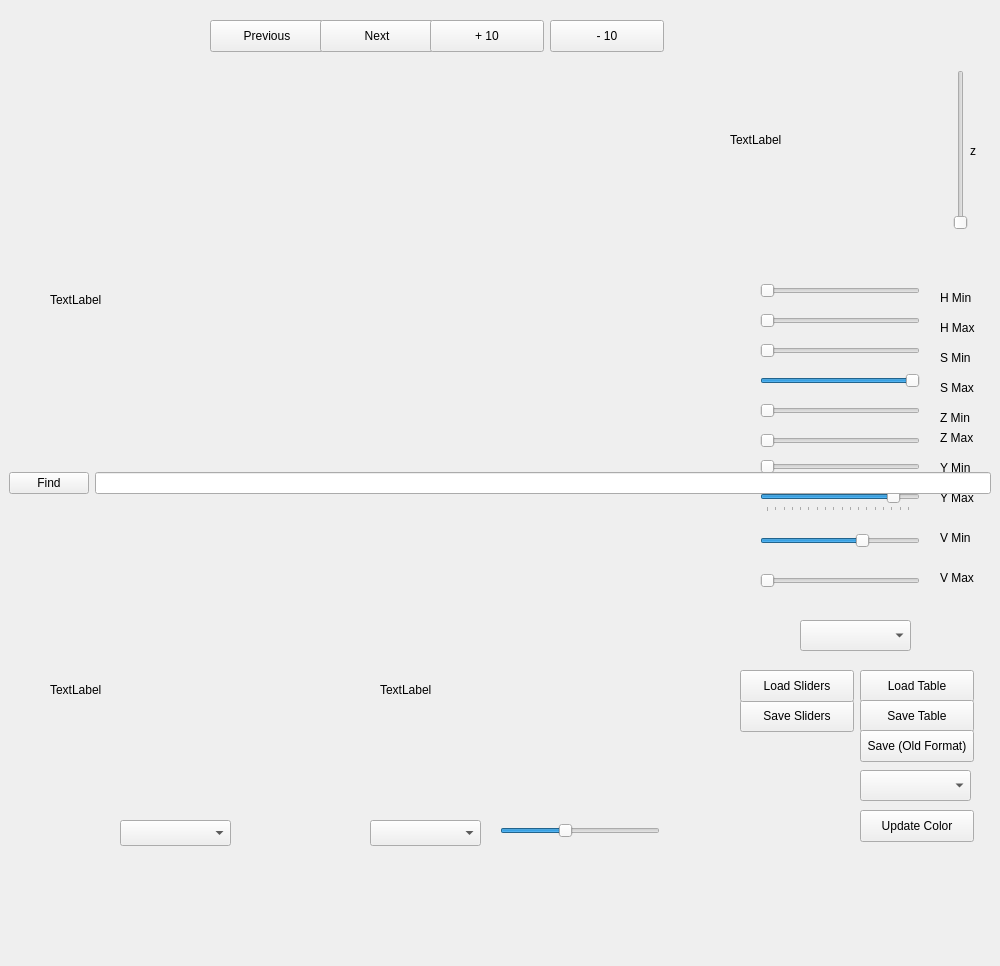
<?xml version="1.0" encoding="UTF-8"?>
<ui version="4.0">
 <class>ColorCreator</class>
 <widget class="QMainWindow" name="ColorCreator">
  <property name="geometry">
   <rect>
    <x>0</x>
    <y>0</y>
    <width>1000</width>
    <height>966</height>
   </rect>
  </property>
  <property name="minimumSize">
   <size>
    <width>1000</width>
    <height>900</height>
   </size>
  </property>
  <property name="baseSize">
   <size>
    <width>0</width>
    <height>0</height>
   </size>
  </property>
  <property name="windowTitle">
   <string>MainWindow</string>
  </property>
  <widget class="QPushButton" name="previousButton">
   <property name="geometry">
    <rect>
     <x>210</x>
     <y>20</y>
     <width>114</width>
     <height>32</height>
    </rect>
   </property>
   <property name="text">
    <string>Previous</string>
   </property>
  </widget>
  <widget class="QPushButton" name="nextButton">
   <property name="geometry">
    <rect>
     <x>320</x>
     <y>20</y>
     <width>114</width>
     <height>32</height>
    </rect>
   </property>
   <property name="text">
    <string>Next</string>
   </property>
  </widget>
  <widget class="QLabel" name="colorWheel">
   <property name="geometry">
    <rect>
     <x>730</x>
     <y>40</y>
     <width>200</width>
     <height>200</height>
    </rect>
   </property>
   <property name="text">
    <string>TextLabel</string>
   </property>
  </widget>
  <widget class="QSlider" name="hMin">
   <property name="geometry">
    <rect>
     <x>760</x>
     <y>280</y>
     <width>160</width>
     <height>22</height>
    </rect>
   </property>
   <property name="maximum">
    <number>100</number>
   </property>
   <property name="orientation">
    <enum>Qt::Horizontal</enum>
   </property>
  </widget>
  <widget class="QSlider" name="hMax">
   <property name="geometry">
    <rect>
     <x>760</x>
     <y>310</y>
     <width>160</width>
     <height>22</height>
    </rect>
   </property>
   <property name="maximum">
    <number>100</number>
   </property>
   <property name="orientation">
    <enum>Qt::Horizontal</enum>
   </property>
  </widget>
  <widget class="QSlider" name="sMin">
   <property name="geometry">
    <rect>
     <x>760</x>
     <y>340</y>
     <width>160</width>
     <height>22</height>
    </rect>
   </property>
   <property name="maximum">
    <number>100</number>
   </property>
   <property name="orientation">
    <enum>Qt::Horizontal</enum>
   </property>
  </widget>
  <widget class="QSlider" name="sMax">
   <property name="geometry">
    <rect>
     <x>760</x>
     <y>370</y>
     <width>160</width>
     <height>22</height>
    </rect>
   </property>
   <property name="maximum">
    <number>100</number>
   </property>
   <property name="value">
    <number>100</number>
   </property>
   <property name="orientation">
    <enum>Qt::Horizontal</enum>
   </property>
  </widget>
  <widget class="QSlider" name="yMin">
   <property name="geometry">
    <rect>
     <x>760</x>
     <y>460</y>
     <width>160</width>
     <height>22</height>
    </rect>
   </property>
   <property name="minimum">
    <number>20</number>
   </property>
   <property name="maximum">
    <number>150</number>
   </property>
   <property name="singleStep">
    <number>2</number>
   </property>
   <property name="orientation">
    <enum>Qt::Horizontal</enum>
   </property>
   <property name="tickPosition">
    <enum>QSlider::TicksBelow</enum>
   </property>
   <property name="tickInterval">
    <number>10</number>
   </property>
  </widget>
  <widget class="QSlider" name="yMax">
   <property name="geometry">
    <rect>
     <x>760</x>
     <y>490</y>
     <width>160</width>
     <height>22</height>
    </rect>
   </property>
   <property name="minimum">
    <number>80</number>
   </property>
   <property name="maximum">
    <number>255</number>
   </property>
   <property name="singleStep">
    <number>3</number>
   </property>
   <property name="value">
    <number>232</number>
   </property>
   <property name="orientation">
    <enum>Qt::Horizontal</enum>
   </property>
   <property name="tickPosition">
    <enum>QSlider::TicksBelow</enum>
   </property>
   <property name="tickInterval">
    <number>10</number>
   </property>
  </widget>
  <widget class="QSlider" name="zSlice">
   <property name="geometry">
    <rect>
     <x>950</x>
     <y>70</y>
     <width>22</width>
     <height>160</height>
    </rect>
   </property>
   <property name="orientation">
    <enum>Qt::Vertical</enum>
   </property>
  </widget>
  <widget class="QComboBox" name="colorSelect">
   <property name="geometry">
    <rect>
     <x>800</x>
     <y>620</y>
     <width>111</width>
     <height>31</height>
    </rect>
   </property>
  </widget>
  <widget class="QLabel" name="thresh">
   <property name="geometry">
    <rect>
     <x>50</x>
     <y>60</y>
     <width>640</width>
     <height>480</height>
    </rect>
   </property>
   <property name="text">
    <string>TextLabel</string>
   </property>
  </widget>
  <widget class="QComboBox" name="viewChoice">
   <property name="geometry">
    <rect>
     <x>120</x>
     <y>820</y>
     <width>111</width>
     <height>26</height>
    </rect>
   </property>
  </widget>
  <widget class="QLabel" name="label_2">
   <property name="geometry">
    <rect>
     <x>940</x>
     <y>290</y>
     <width>62</width>
     <height>16</height>
    </rect>
   </property>
   <property name="text">
    <string>H Min</string>
   </property>
  </widget>
  <widget class="QLabel" name="label_3">
   <property name="geometry">
    <rect>
     <x>940</x>
     <y>320</y>
     <width>62</width>
     <height>16</height>
    </rect>
   </property>
   <property name="text">
    <string>H Max</string>
   </property>
  </widget>
  <widget class="QLabel" name="label_4">
   <property name="geometry">
    <rect>
     <x>940</x>
     <y>350</y>
     <width>62</width>
     <height>16</height>
    </rect>
   </property>
   <property name="text">
    <string>S Min</string>
   </property>
  </widget>
  <widget class="QLabel" name="label_5">
   <property name="geometry">
    <rect>
     <x>940</x>
     <y>380</y>
     <width>62</width>
     <height>16</height>
    </rect>
   </property>
   <property name="text">
    <string>S Max</string>
   </property>
  </widget>
  <widget class="QLabel" name="label_6">
   <property name="geometry">
    <rect>
     <x>940</x>
     <y>460</y>
     <width>62</width>
     <height>16</height>
    </rect>
   </property>
   <property name="text">
    <string>Y Min</string>
   </property>
  </widget>
  <widget class="QLabel" name="label_7">
   <property name="geometry">
    <rect>
     <x>940</x>
     <y>490</y>
     <width>62</width>
     <height>16</height>
    </rect>
   </property>
   <property name="text">
    <string>Y Max</string>
   </property>
  </widget>
  <widget class="QLabel" name="label_8">
   <property name="geometry">
    <rect>
     <x>970</x>
     <y>110</y>
     <width>16</width>
     <height>81</height>
    </rect>
   </property>
   <property name="layoutDirection">
    <enum>Qt::LeftToRight</enum>
   </property>
   <property name="text">
    <string>z</string>
   </property>
  </widget>
  <widget class="QSlider" name="zMin">
   <property name="geometry">
    <rect>
     <x>760</x>
     <y>400</y>
     <width>160</width>
     <height>22</height>
    </rect>
   </property>
   <property name="orientation">
    <enum>Qt::Horizontal</enum>
   </property>
  </widget>
  <widget class="QSlider" name="zMax">
   <property name="geometry">
    <rect>
     <x>760</x>
     <y>430</y>
     <width>160</width>
     <height>22</height>
    </rect>
   </property>
   <property name="orientation">
    <enum>Qt::Horizontal</enum>
   </property>
  </widget>
  <widget class="QLabel" name="label_9">
   <property name="geometry">
    <rect>
     <x>940</x>
     <y>410</y>
     <width>62</width>
     <height>16</height>
    </rect>
   </property>
   <property name="text">
    <string>Z Min</string>
   </property>
  </widget>
  <widget class="QLabel" name="label_10">
   <property name="geometry">
    <rect>
     <x>940</x>
     <y>430</y>
     <width>62</width>
     <height>16</height>
    </rect>
   </property>
   <property name="text">
    <string>Z Max</string>
   </property>
  </widget>
  <widget class="QPushButton" name="readTable">
   <property name="geometry">
    <rect>
     <x>860</x>
     <y>670</y>
     <width>114</width>
     <height>32</height>
    </rect>
   </property>
   <property name="text">
    <string>Load Table</string>
   </property>
  </widget>
  <widget class="QWidget" name="layoutWidget">
   <property name="geometry">
    <rect>
     <x>40</x>
     <y>20</y>
     <width>161</width>
     <height>34</height>
    </rect>
   </property>
   <layout class="QHBoxLayout" name="horizontalLayout">
    <item>
     <widget class="QPushButton" name="pushButton">
      <property name="text">
       <string>Find</string>
      </property>
     </widget>
    </item>
    <item>
     <widget class="QLineEdit" name="lineEdit"/>
    </item>
   </layout>
  </widget>
  <widget class="QPushButton" name="writeTable">
   <property name="geometry">
    <rect>
     <x>860</x>
     <y>700</y>
     <width>114</width>
     <height>32</height>
    </rect>
   </property>
   <property name="text">
    <string>Save Table</string>
   </property>
  </widget>
  <widget class="QPushButton" name="plusTen">
   <property name="geometry">
    <rect>
     <x>430</x>
     <y>20</y>
     <width>114</width>
     <height>32</height>
    </rect>
   </property>
   <property name="text">
    <string>+ 10</string>
   </property>
  </widget>
  <widget class="QPushButton" name="minusTen">
   <property name="geometry">
    <rect>
     <x>550</x>
     <y>20</y>
     <width>114</width>
     <height>32</height>
    </rect>
   </property>
   <property name="text">
    <string>- 10</string>
   </property>
  </widget>
  <widget class="QLabel" name="view2">
   <property name="geometry">
    <rect>
     <x>50</x>
     <y>570</y>
     <width>320</width>
     <height>240</height>
    </rect>
   </property>
   <property name="text">
    <string>TextLabel</string>
   </property>
  </widget>
  <widget class="QLabel" name="view3">
   <property name="geometry">
    <rect>
     <x>380</x>
     <y>570</y>
     <width>320</width>
     <height>240</height>
    </rect>
   </property>
   <property name="text">
    <string>TextLabel</string>
   </property>
  </widget>
  <widget class="QComboBox" name="channel">
   <property name="geometry">
    <rect>
     <x>370</x>
     <y>820</y>
     <width>111</width>
     <height>26</height>
    </rect>
   </property>
  </widget>
  <widget class="QPushButton" name="writeOldTable">
   <property name="geometry">
    <rect>
     <x>860</x>
     <y>730</y>
     <width>114</width>
     <height>32</height>
    </rect>
   </property>
   <property name="text">
    <string>Save (Old Format)</string>
   </property>
  </widget>
  <widget class="QSlider" name="edgeDiff">
   <property name="geometry">
    <rect>
     <x>500</x>
     <y>820</y>
     <width>160</width>
     <height>22</height>
    </rect>
   </property>
   <property name="maximum">
    <number>30</number>
   </property>
   <property name="sliderPosition">
    <number>12</number>
   </property>
   <property name="orientation">
    <enum>Qt::Horizontal</enum>
   </property>
  </widget>
  <widget class="QSlider" name="vMin">
   <property name="geometry">
    <rect>
     <x>760</x>
     <y>530</y>
     <width>160</width>
     <height>22</height>
    </rect>
   </property>
   <property name="minimum">
    <number>4</number>
   </property>
   <property name="maximum">
    <number>150</number>
   </property>
   <property name="singleStep">
    <number>2</number>
   </property>
   <property name="sliderPosition">
    <number>100</number>
   </property>
   <property name="orientation">
    <enum>Qt::Horizontal</enum>
   </property>
  </widget>
  <widget class="QSlider" name="vMax">
   <property name="geometry">
    <rect>
     <x>760</x>
     <y>570</y>
     <width>160</width>
     <height>22</height>
    </rect>
   </property>
   <property name="minimum">
    <number>80</number>
   </property>
   <property name="maximum">
    <number>255</number>
   </property>
   <property name="singleStep">
    <number>3</number>
   </property>
   <property name="pageStep">
    <number>255</number>
   </property>
   <property name="value">
    <number>80</number>
   </property>
   <property name="sliderPosition">
    <number>80</number>
   </property>
   <property name="orientation">
    <enum>Qt::Horizontal</enum>
   </property>
  </widget>
  <widget class="QLabel" name="label_11">
   <property name="geometry">
    <rect>
     <x>940</x>
     <y>530</y>
     <width>62</width>
     <height>16</height>
    </rect>
   </property>
   <property name="text">
    <string>V Min</string>
   </property>
  </widget>
  <widget class="QLabel" name="label_12">
   <property name="geometry">
    <rect>
     <x>940</x>
     <y>570</y>
     <width>62</width>
     <height>16</height>
    </rect>
   </property>
   <property name="text">
    <string>V Max</string>
   </property>
  </widget>
  <widget class="QPushButton" name="changeColor">
   <property name="geometry">
    <rect>
     <x>860</x>
     <y>810</y>
     <width>114</width>
     <height>32</height>
    </rect>
   </property>
   <property name="text">
    <string>Update Color</string>
   </property>
  </widget>
  <widget class="QComboBox" name="modeSelect">
   <property name="geometry">
    <rect>
     <x>860</x>
     <y>770</y>
     <width>111</width>
     <height>31</height>
    </rect>
   </property>
  </widget>
  <widget class="QPushButton" name="writeSliders">
   <property name="geometry">
    <rect>
     <x>740</x>
     <y>700</y>
     <width>114</width>
     <height>32</height>
    </rect>
   </property>
   <property name="text">
    <string>Save Sliders</string>
   </property>
  </widget>
  <widget class="QPushButton" name="readSliders">
   <property name="geometry">
    <rect>
     <x>740</x>
     <y>670</y>
     <width>114</width>
     <height>32</height>
    </rect>
   </property>
   <property name="text">
    <string>Load Sliders</string>
   </property>
  </widget>
 </widget>
 <resources/>
 <connections/>
</ui>
